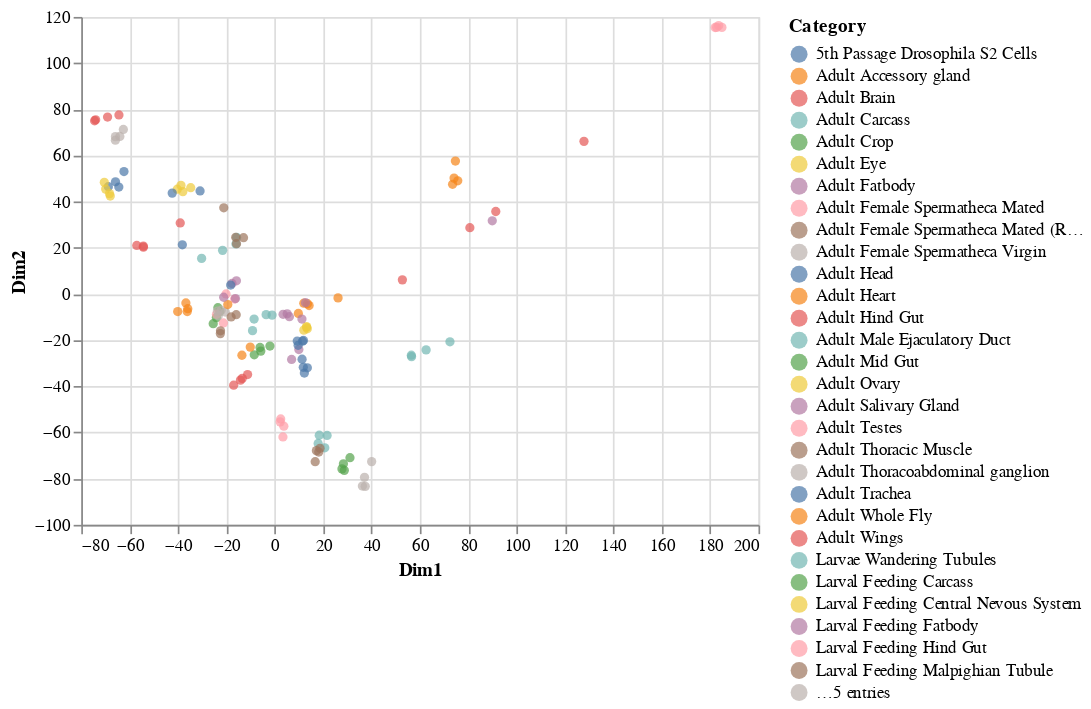

The code cell stored with this chart in its notebook:
### Markdown cell above
The following code performs PCA on the dataset. The `log_expression.values` extracts the values in the data frame as a matrix. The `.T` takes the transpose of the matrix (swaps rows and columns).

### Code cell
pca = PCA(n_components=100)
expression_pca = pca.fit_transform(log_expression.values.T)
plot_two_dimensions(expression_pca, sample_categories, expression.columns)

### Figure 1 — Vega-Lite specification as saved in the notebook (floating-point values rounded to 4 significant figures; data arrays with more than 128 entries replaced by an {"elided": "..."} marker saying what was removed)
{"config": {"view": {"continuousWidth": 400, "continuousHeight": 300}}, "data": {"name": "data-6a868773e30de705774be52fd0a42823"}, "mark": "circle", "encoding": {"color": {"type": "nominal", "field": "Category"}, "tooltip": {"type": "nominal", "field": "Sample"}, "x": {"type": "quantitative", "field": "Dim1"}, "y": {"type": "quantitative", "field": "Dim2"}}, "$schema": "https://vega.github.io/schema/vega-lite/v4.8.1.json", "datasets": {"data-6a868773e30de705774be52fd0a42823": {"elided": "136 records"}}}
